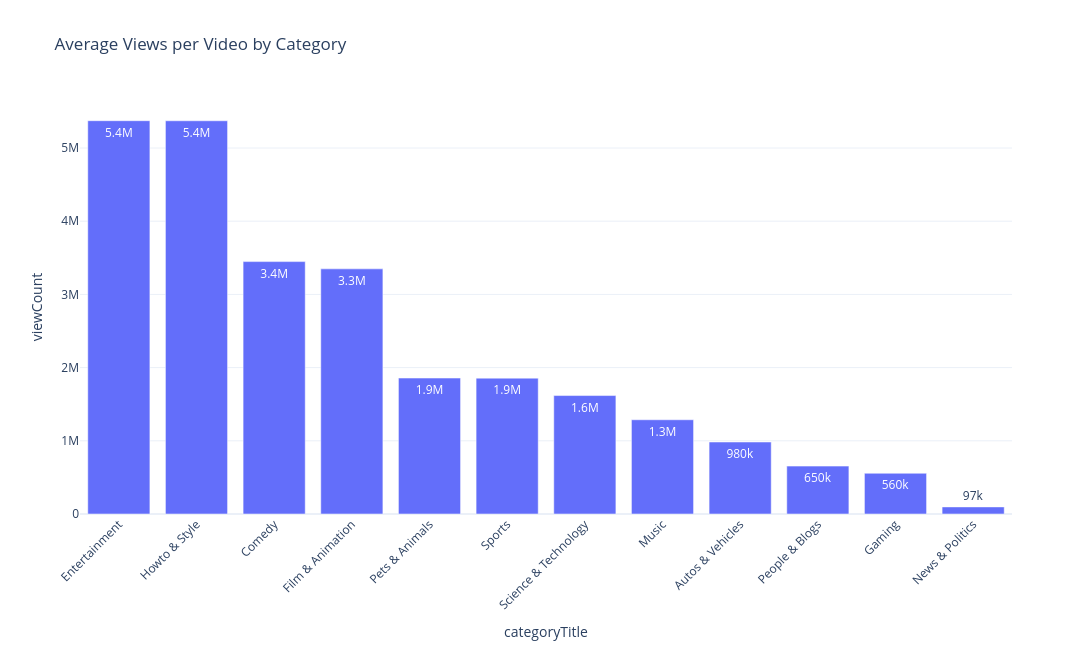

Notebook cell for this chart:
### Code cell


### Figure 1 — Plotly figure (JSON) as saved in the notebook; plotly's stock layout.template omitted (floating-point values rounded to 4 significant figures)
{"data": [{"alignmentgroup": "True", "hovertemplate": "categoryTitle=%{x}<br>viewCount=%{y}<extra></extra>", "legendgroup": "", "marker": {"color": "#636efa", "pattern": {"shape": ""}}, "name": "", "offsetgroup": "", "orientation": "v", "showlegend": false, "textposition": "auto", "texttemplate": "%{y:.2s}", "type": "bar", "x": ["Entertainment", "Howto & Style", "Comedy", "Film & Animation", "Pets & Animals", "Sports", "Science & Technology", "Music", "Autos & Vehicles", "People & Blogs", "Gaming", "News & Politics"], "xaxis": "x", "y": [5373000.0, 5372000.0, 3448000.0, 3349000.0, 1857000.0, 1856000.0, 1618000.0, 1287000.0, 983500.0, 654200.0, 556500.0, 97030.0], "yaxis": "y"}], "layout": {"barmode": "relative", "height": 650, "legend": {"tracegroupgap": 0}, "title": {"text": "Average Views per Video by Category"}, "width": 1100, "xaxis": {"anchor": "y", "domain": [0, 1], "tickangle": -45, "title": {"text": "categoryTitle"}}, "yaxis": {"anchor": "x", "domain": [0, 1], "title": {"text": "viewCount"}}}}
